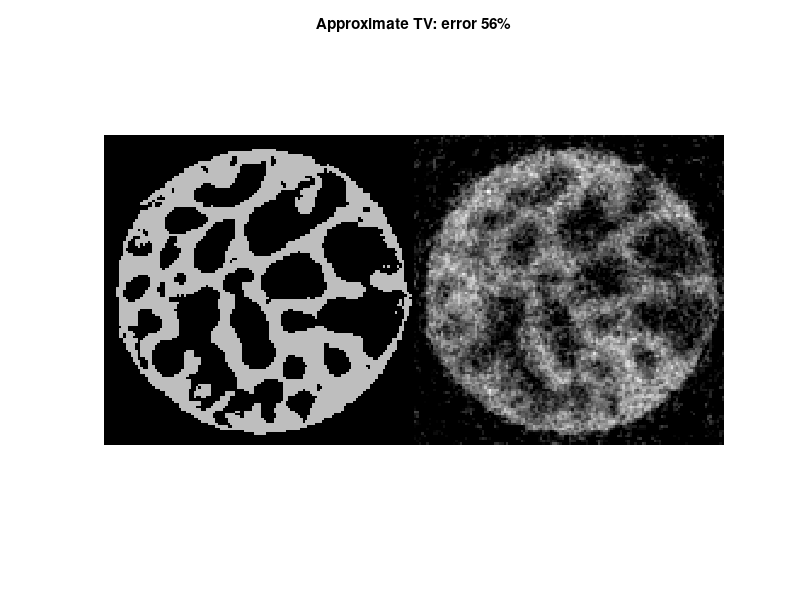
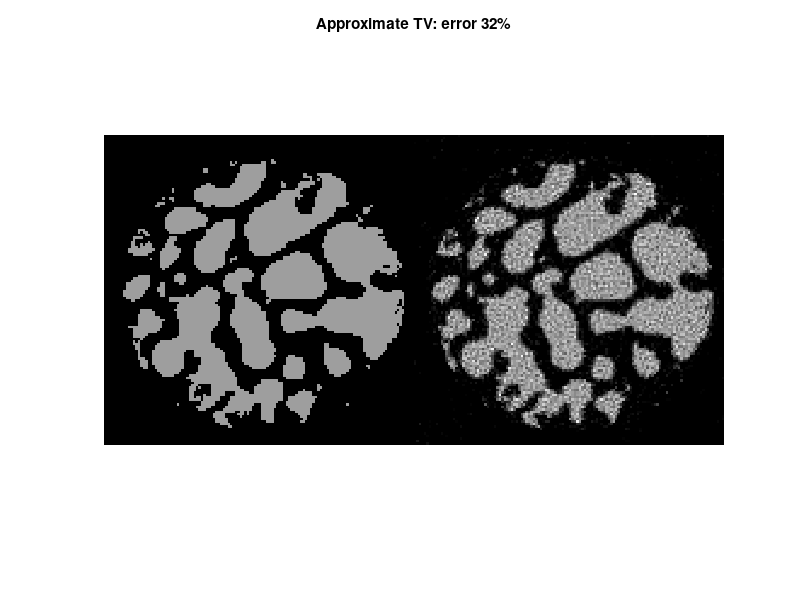
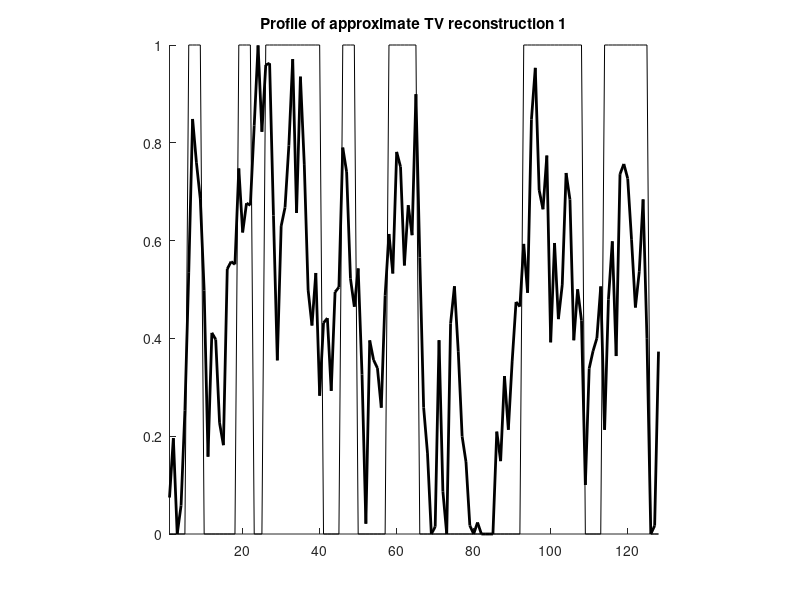
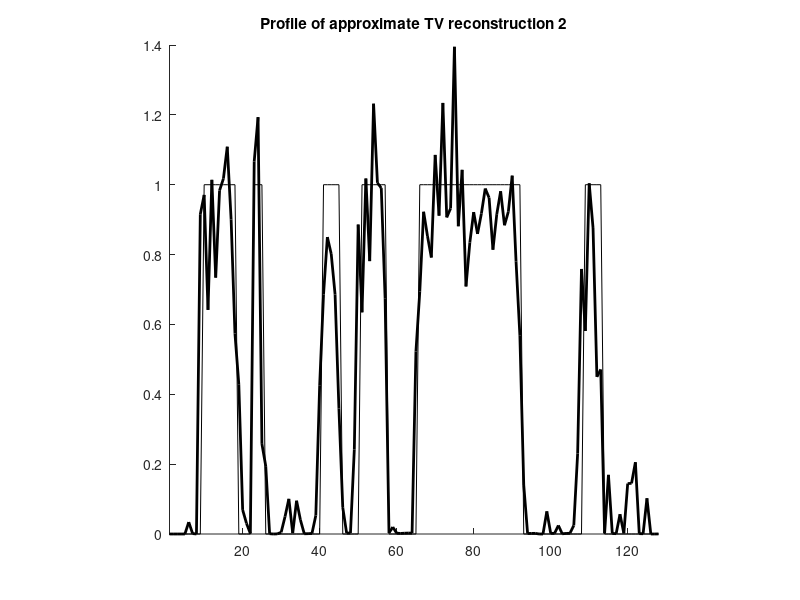

MATLAB code to generate these figures, in order:
% Plot the results of routine XRsparseD_aTV_comp.m
%
% Jennifer Mueller and Samuli Siltanen, October 2012

% Plot parameters
fsize     = 12;
thinline  = .5;
thickline = 2;

% Load reconstruction
load XRsparse_aTV_JTV_Bone recn1 recn2 alpha target1 target2 obj

% Compute relative errors
err_squ1 = norm(target1(:)-recn1(:))/norm(target1(:));
err_squ2 = norm(target2(:)-recn2(:))/norm(target2(:));

% Plot reconstruction image 1
figure(1)
clf
%imagesc([target1,recn1],[0,1])
imagesc([target1,recn1]);
colormap gray
axis equal
axis off
title(['Approximate TV: error ', num2str(round(err_squ1*100)), '%'])

% Plot reconstruction image 2
figure(2)
clf
%imagesc([target2,recn2],[0,1])
imagesc([target2,recn2]);
colormap gray
axis equal
axis off
title(['Approximate TV: error ', num2str(round(err_squ2*100)), '%'])

% Plot profile of reconstruction 1
figure(3)
clf
plot(target1(end/2,:),'k','linewidth',thinline)
hold on
plot(recn1(end/2,:),'k','linewidth',thickline)
xlim([1 size(recn1,1)])
axis square
box off
title('Profile of approximate TV reconstruction 1')

% Plot profile of reconstruction 2
figure(4)
clf
plot(target2(end/2,:),'k','linewidth',thinline)
hold on
plot(recn2(end/2,:),'k','linewidth',thickline)
xlim([1 size(recn2,1)])
axis square
box off
title('Profile of approximate TV reconstruction 2')

% Plot evolution of oblective function
figure(5)
clf
semilogy(obj,'*-')
axis square
title('Values of objective function during iteration')



